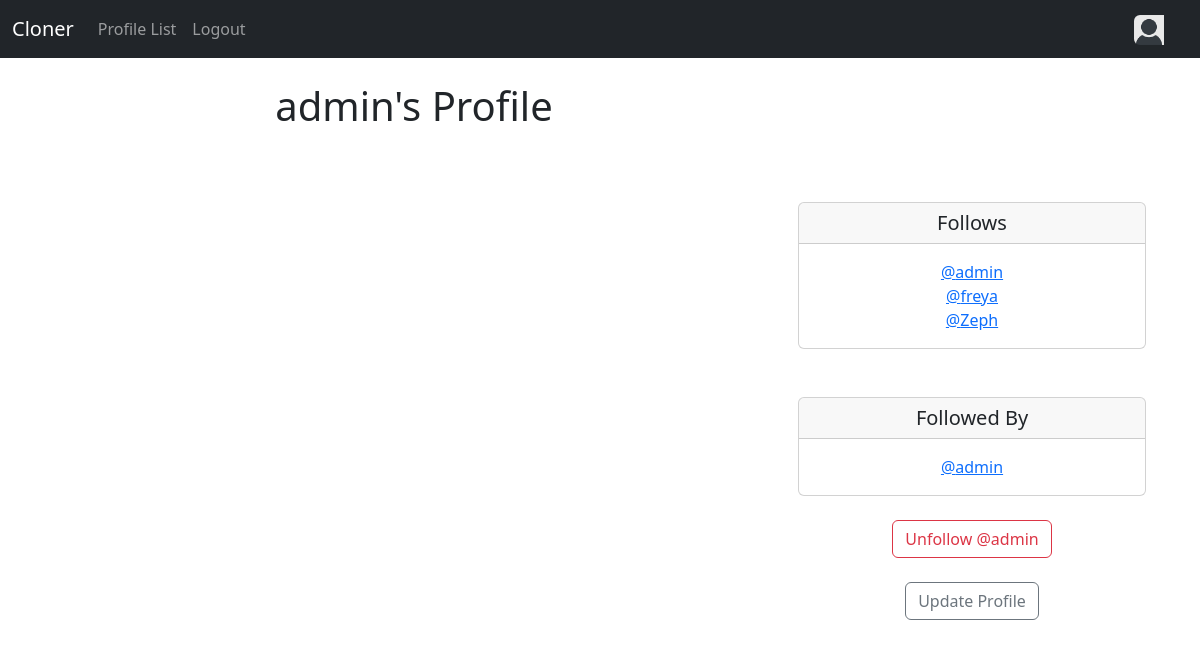
Page /profile/1 (signed in) on the earlier database version.
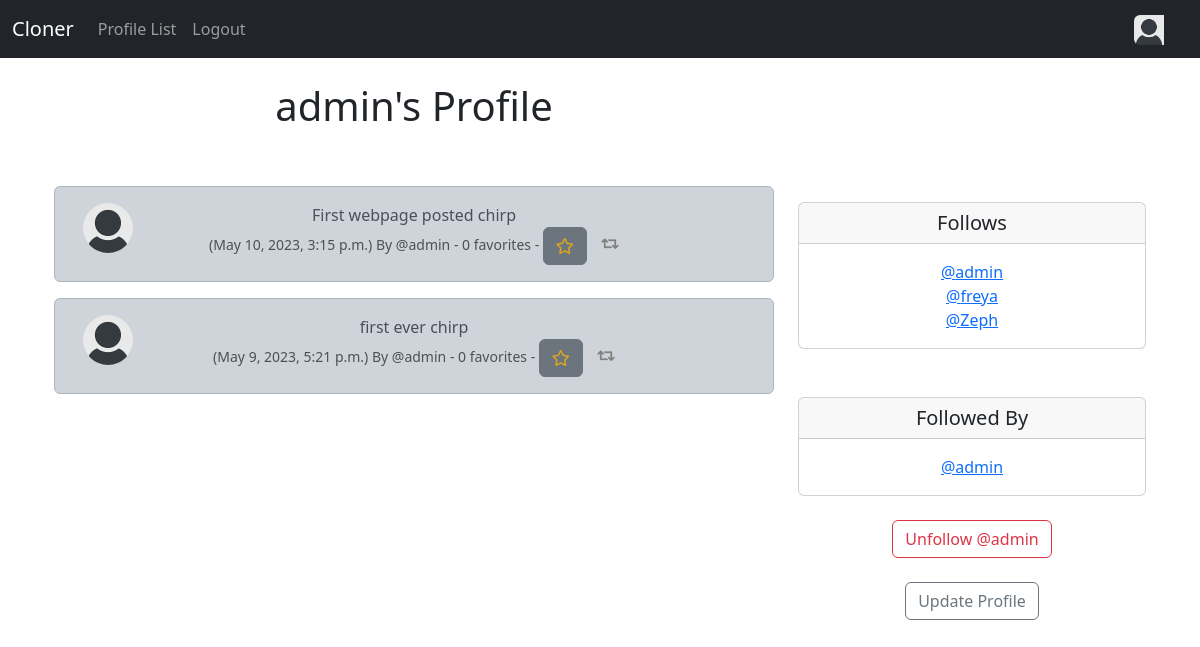
Same page on the later database version.
### cloner/models.py (models this page shows, shortened)
class Profile(models.Model):
    user = models.OneToOneField(User, on_delete=models.CASCADE)
    follows = models.ManyToManyField("self",
        related_name="followed_by",
        symmetrical=False,
        blank=True)
    date_modified = models.DateTimeField(User, auto_now=True)
    profile_pic = models.ImageField(null=True, blank=True, upload_to="images/")
    profile_bio = models.CharField(null=True, blank=True, max_length=100)
    def __str__(self):
        return self.user.username

class Chirp(models.Model):
    user = models.ForeignKey(
        User, related_name="chirps",
        on_delete=models.DO_NOTHING
    )
    body = models.CharField(max_length=200)
    created_at = models.DateTimeField(auto_now=True)
    favorites = models.ManyToManyField(User, related_name='chirp_like', blank=True)
    def total_faves(self):
        total = 0
        total = self.favorites.count()
        return total

### cloner/views.py (the view, shortened to what this page needs)
# urls.py: path('profile/<int:pk>', views.profile, name='profile'),
def profile(request, pk):
    if request.user.is_authenticated:
        profile = Profile.objects.get(user_id=pk)
        chirps = Chirp.objects.filter(user_id=pk).order_by("-created_at")
        return render(request, 'profile.html', {"profile":profile, "chirps":chirps})
    else:
        messages.success(request, ("You Must Be Logged In To Access This Page"))
        return redirect('home')

### cloner/templates/profile.html (shortened to what this page needs)
{% extends 'base.html' %}
{% load static %}
{% block content %}
{% if profile %}
    <div class="container text-center">
        <div class="row">
            <div class="col-8">
            <h1>
                {{ profile.user.username }}'s Profile
            </h1>
            <br/><br/>
                {% if chirps %}
                    {% for chirp in chirps %}
                        <div class="alert alert-dark" role="alert">
    <div class="container">
        <div class="row">
            <div class="col-1">
                {% if profile.profile_pic %}
                <img src="{{ profile.profile_pic.url }}" width="50" height="50"
                class="rounded-circle">
                {% else %}
                <img src="{% static 'images/default_profile_pic.png' %}" width="50" height="50" class="rounded-circle">
                {% endif %}
            </div>
            <div class="col-10">
                            {{chirp.body}}<br/>
                            <small class="text-muted">
                            ({{ chirp.created_at }}) By
                            @{{ chirp.user.username }}
                            - {{ chirp.total_faves }} favorites -
                            {% if user in chirp.favorites.all %}
                            <a href="{% url 'chirp_fave' chirp.id %}"><button class="btn btn-secondary"><i class="fas fa-star" style="color: goldenrod;"></i></button></a>
                            {% else %}
                            <a href="{% url 'chirp_fave' chirp.id %}"><button class="btn btn-secondary"><i class="far fa-star" style="color: goldenrod;"></i></button></a>
                            {% endif %}
<a href="{% url 'show_chirp' chirp.id %}"><i class="fas fa-retweet" style="color: grey;"></i></a>
                            </small>
            </div>
         </div>
    </div>
    </div>
                    {% endfor %}
                {% endif %}
            </div>
            <div class="col-4">
                <br/><br/><br/>
                <br/><br/>
                <div class="card">
                    <h5 class="card-header">Follows</h5>
                    <div class="card-body">
                      <p class="card-text">
                        {% for following in profile.follows.all %}
                        <a href ="{% url 'profile' following.user.id %}">@{{ following }}</a><br/>
                        {% endfor %}
                      </p>
                    </div>
                  </div>
                  <br/><br/>
                  <div class="card">
                    <h5 class="card-header">Followed By</h5>
                    <div class="card-body">
                      <p class="card-text">
                        {% for following in profile.followed_by.all %}
                        <a href ="{% url 'profile' following.user.id %}">@{{ following }}</a><br/>
                        {% endfor %}
                      </p>
                    </div>
                  </div>
            <br/>
            <form method="POST">
            {% if profile in user.profile.follows.all %}
                <button class="btn btn-outline-danger" name="follow" value="unfollow" type="submit">
                    Unfollow @{{profile.user.username|lower}}
                </button>
            {% else %}
                <button class="btn btn-outline-success" name="follow" value="follow" type="submit">
                    Follow @{{profile.user.username|lower}}
                </button>
            {% endif %}
            </form>
            <br/>
            {% if request.user.id == profile.user.id %}
                <a href="{% url 'update_user' %}" class="btn btn-outline-secondary">
                    Update Profile
                </a>
            {% endif %}
        </div>
        </div>
    </div>
{% endif %}
{% endblock %}

Differences in the rows shown:
added Chirp: body "First webpage posted chirp", created_at "May 10, 2023, 3:15 p.m.", user.username "admin", total_faves "0"
added Chirp: body "first ever chirp", created_at "May 9, 2023, 5:21 p.m.", user.username "admin", total_faves "0"
